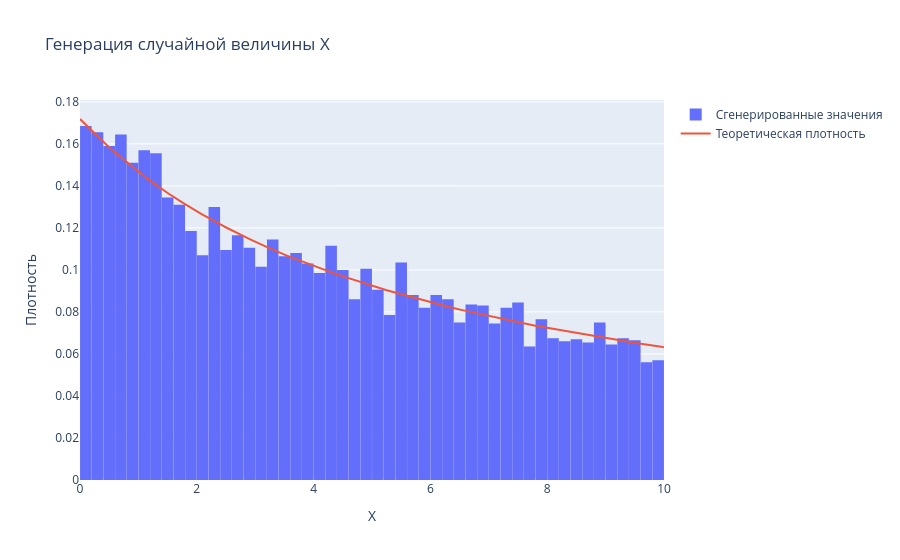

This figure's notebook cell:
### Code cell
X = generate_X(n)

fig = go.Figure()

fig.add_trace(go.Histogram(x=X, histnorm="probability density", xbins={"start":0.0, "end":10.0}, name="Сгенерированные значения"))

X1 = np.linspace(0, 10, n)

fig.add_trace(go.Scatter(x=X1, y=pdf(X1), mode="lines", name="Теоретическая плотность"))

fig.update_layout(title="Генерация случайной величины X", xaxis_title="X", yaxis_title="Плотность", bargap=0.01)

fig.show()

### Figure 1 — Plotly figure (JSON) as saved in the notebook; plotly's stock layout.template omitted (floating-point values rounded to 4 significant figures; data arrays with more than 128 entries replaced by an {"elided": "..."} marker saying what was removed)
{"data": [{"histnorm": "probability density", "name": "Сгенерированные значения", "type": "histogram", "x": {"elided": "10000 float values"}, "xbins": {"end": 10, "start": 0}}, {"mode": "lines", "name": "Теоретическая плотность", "type": "scatter", "x": {"elided": "10000 float values"}, "y": {"elided": "10000 float values"}}], "layout": {"bargap": 0.01, "title": {"text": "Генерация случайной величины X"}, "xaxis": {"title": {"text": "X"}}, "yaxis": {"title": {"text": "Плотность"}}}}
